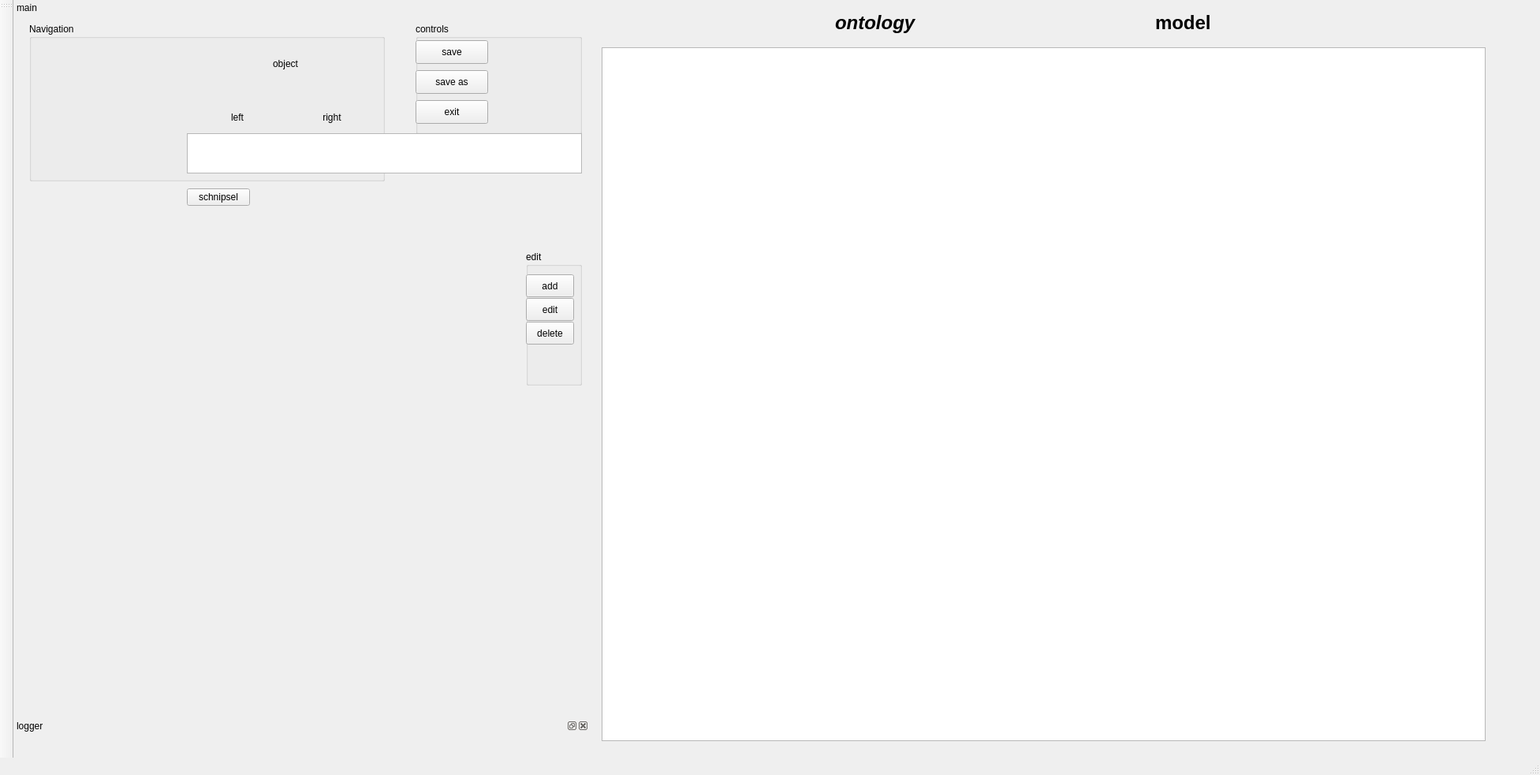
<?xml version="1.0" encoding="UTF-8"?>
<ui version="4.0">
 <class>MainWindow</class>
 <widget class="QMainWindow" name="MainWindow">
  <property name="geometry">
   <rect>
    <x>0</x>
    <y>0</y>
    <width>1953</width>
    <height>983</height>
   </rect>
  </property>
  <property name="sizePolicy">
   <sizepolicy hsizetype="Expanding" vsizetype="Expanding">
    <horstretch>0</horstretch>
    <verstretch>0</verstretch>
   </sizepolicy>
  </property>
  <property name="minimumSize">
   <size>
    <width>100</width>
    <height>0</height>
   </size>
  </property>
  <property name="windowTitle">
   <string>Process Modeller</string>
  </property>
  <property name="dockNestingEnabled">
   <bool>false</bool>
  </property>
  <property name="dockOptions">
   <set>QMainWindow::AllowTabbedDocks|QMainWindow::AnimatedDocks|QMainWindow::ForceTabbedDocks|QMainWindow::VerticalTabs</set>
  </property>
  <widget class="QWidget" name="centralwidget">
   <property name="layoutDirection">
    <enum>Qt::LeftToRight</enum>
   </property>
   <widget class="QWidget" name="layoutWidget">
    <property name="geometry">
     <rect>
      <x>10</x>
      <y>10</y>
      <width>1111</width>
      <height>38</height>
     </rect>
    </property>
    <layout class="QHBoxLayout" name="horizontalLayout">
     <property name="topMargin">
      <number>4</number>
     </property>
     <property name="bottomMargin">
      <number>4</number>
     </property>
     <item>
      <widget class="QLabel" name="labelOntology">
       <property name="sizePolicy">
        <sizepolicy hsizetype="Fixed" vsizetype="Preferred">
         <horstretch>0</horstretch>
         <verstretch>0</verstretch>
        </sizepolicy>
       </property>
       <property name="font">
        <font>
         <pointsize>18</pointsize>
         <weight>75</weight>
         <italic>true</italic>
         <bold>true</bold>
        </font>
       </property>
       <property name="text">
        <string>ontology</string>
       </property>
      </widget>
     </item>
     <item>
      <widget class="QLabel" name="labelModel">
       <property name="sizePolicy">
        <sizepolicy hsizetype="Fixed" vsizetype="Preferred">
         <horstretch>0</horstretch>
         <verstretch>0</verstretch>
        </sizepolicy>
       </property>
       <property name="font">
        <font>
         <pointsize>18</pointsize>
         <weight>75</weight>
         <bold>true</bold>
        </font>
       </property>
       <property name="text">
        <string>model      </string>
       </property>
      </widget>
     </item>
    </layout>
   </widget>
   <widget class="QGraphicsView" name="graphicsView">
    <property name="geometry">
     <rect>
      <x>10</x>
      <y>60</y>
      <width>1121</width>
      <height>880</height>
     </rect>
    </property>
    <property name="minimumSize">
     <size>
      <width>750</width>
      <height>0</height>
     </size>
    </property>
   </widget>
  </widget>
  <widget class="QStatusBar" name="statusbar"/>
  <widget class="QDockWidget" name="dockWidgetMain">
   <property name="sizePolicy">
    <sizepolicy hsizetype="Preferred" vsizetype="Expanding">
     <horstretch>0</horstretch>
     <verstretch>0</verstretch>
    </sizepolicy>
   </property>
   <property name="minimumSize">
    <size>
     <width>730</width>
     <height>346</height>
    </size>
   </property>
   <property name="floating">
    <bool>false</bool>
   </property>
   <property name="features">
    <set>QDockWidget::NoDockWidgetFeatures</set>
   </property>
   <property name="allowedAreas">
    <set>Qt::LeftDockWidgetArea</set>
   </property>
   <property name="windowTitle">
    <string>main</string>
   </property>
   <attribute name="dockWidgetArea">
    <number>1</number>
   </attribute>
   <widget class="QWidget" name="dockWidgetContents">
    <property name="sizePolicy">
     <sizepolicy hsizetype="Fixed" vsizetype="Preferred">
      <horstretch>0</horstretch>
      <verstretch>0</verstretch>
     </sizepolicy>
    </property>
    <property name="minimumSize">
     <size>
      <width>730</width>
      <height>0</height>
     </size>
    </property>
    <widget class="QGroupBox" name="groupBox">
     <property name="geometry">
      <rect>
       <x>20</x>
       <y>10</y>
       <width>451</width>
       <height>201</height>
      </rect>
     </property>
     <property name="title">
      <string>Navigation</string>
     </property>
     <widget class="QWidget" name="formLayoutWidget">
      <property name="geometry">
       <rect>
        <x>0</x>
        <y>40</y>
        <width>141</width>
        <height>151</height>
       </rect>
      </property>
      <layout class="QFormLayout" name="formKeyAutomaton"/>
     </widget>
     <widget class="QWidget" name="layoutWidget">
      <property name="geometry">
       <rect>
        <x>200</x>
        <y>40</y>
        <width>250</width>
        <height>92</height>
       </rect>
      </property>
      <layout class="QVBoxLayout" name="verticalLayout">
       <item>
        <layout class="QHBoxLayout" name="horizontalLayout_5">
         <item>
          <spacer name="horizontalSpacer_3">
           <property name="orientation">
            <enum>Qt::Horizontal</enum>
           </property>
           <property name="sizeHint" stdset="0">
            <size>
             <width>40</width>
             <height>20</height>
            </size>
           </property>
          </spacer>
         </item>
         <item>
          <widget class="QLabel" name="labelObject">
           <property name="sizePolicy">
            <sizepolicy hsizetype="Fixed" vsizetype="Fixed">
             <horstretch>0</horstretch>
             <verstretch>0</verstretch>
            </sizepolicy>
           </property>
           <property name="minimumSize">
            <size>
             <width>120</width>
             <height>20</height>
            </size>
           </property>
           <property name="text">
            <string>object</string>
           </property>
           <property name="alignment">
            <set>Qt::AlignCenter</set>
           </property>
          </widget>
         </item>
         <item>
          <spacer name="horizontalSpacer_4">
           <property name="orientation">
            <enum>Qt::Horizontal</enum>
           </property>
           <property name="sizeHint" stdset="0">
            <size>
             <width>40</width>
             <height>20</height>
            </size>
           </property>
          </spacer>
         </item>
        </layout>
       </item>
       <item>
        <layout class="QHBoxLayout" name="horizontalLayout_3">
         <item>
          <spacer name="horizontalSpacer">
           <property name="orientation">
            <enum>Qt::Horizontal</enum>
           </property>
           <property name="sizeHint" stdset="0">
            <size>
             <width>40</width>
             <height>20</height>
            </size>
           </property>
          </spacer>
         </item>
         <item>
          <widget class="QLabel" name="pixmapCursor">
           <property name="enabled">
            <bool>true</bool>
           </property>
           <property name="sizePolicy">
            <sizepolicy hsizetype="Fixed" vsizetype="Fixed">
             <horstretch>0</horstretch>
             <verstretch>0</verstretch>
            </sizepolicy>
           </property>
           <property name="minimumSize">
            <size>
             <width>32</width>
             <height>32</height>
            </size>
           </property>
           <property name="frameShadow">
            <enum>QFrame::Sunken</enum>
           </property>
           <property name="text">
            <string/>
           </property>
           <property name="textFormat">
            <enum>Qt::PlainText</enum>
           </property>
           <property name="scaledContents">
            <bool>true</bool>
           </property>
           <property name="textInteractionFlags">
            <set>Qt::NoTextInteraction</set>
           </property>
          </widget>
         </item>
         <item>
          <spacer name="horizontalSpacer_2">
           <property name="orientation">
            <enum>Qt::Horizontal</enum>
           </property>
           <property name="sizeHint" stdset="0">
            <size>
             <width>40</width>
             <height>20</height>
            </size>
           </property>
          </spacer>
         </item>
        </layout>
       </item>
       <item>
        <layout class="QHBoxLayout" name="horizontalLayout_2">
         <item>
          <widget class="QLabel" name="labelLeft">
           <property name="sizePolicy">
            <sizepolicy hsizetype="Fixed" vsizetype="Fixed">
             <horstretch>0</horstretch>
             <verstretch>0</verstretch>
            </sizepolicy>
           </property>
           <property name="minimumSize">
            <size>
             <width>100</width>
             <height>20</height>
            </size>
           </property>
           <property name="text">
            <string>left</string>
           </property>
           <property name="alignment">
            <set>Qt::AlignCenter</set>
           </property>
          </widget>
         </item>
         <item>
          <widget class="QLabel" name="labelRight">
           <property name="sizePolicy">
            <sizepolicy hsizetype="Fixed" vsizetype="Fixed">
             <horstretch>0</horstretch>
             <verstretch>0</verstretch>
            </sizepolicy>
           </property>
           <property name="minimumSize">
            <size>
             <width>100</width>
             <height>20</height>
            </size>
           </property>
           <property name="text">
            <string>right</string>
           </property>
           <property name="alignment">
            <set>Qt::AlignCenter</set>
           </property>
          </widget>
         </item>
        </layout>
       </item>
      </layout>
     </widget>
    </widget>
    <widget class="QGroupBox" name="groupBoxMainControl">
     <property name="geometry">
      <rect>
       <x>510</x>
       <y>10</y>
       <width>211</width>
       <height>141</height>
      </rect>
     </property>
     <property name="title">
      <string>controls</string>
     </property>
     <widget class="QWidget" name="verticalLayoutWidget_2">
      <property name="geometry">
       <rect>
        <x>0</x>
        <y>20</y>
        <width>92</width>
        <height>111</height>
       </rect>
      </property>
      <layout class="QVBoxLayout" name="verticalLayout_3">
       <item>
        <widget class="QPushButton" name="pushSave">
         <property name="enabled">
          <bool>true</bool>
         </property>
         <property name="minimumSize">
          <size>
           <width>0</width>
           <height>30</height>
          </size>
         </property>
         <property name="text">
          <string>save</string>
         </property>
        </widget>
       </item>
       <item>
        <widget class="QPushButton" name="pushSaveAs">
         <property name="enabled">
          <bool>true</bool>
         </property>
         <property name="minimumSize">
          <size>
           <width>0</width>
           <height>30</height>
          </size>
         </property>
         <property name="text">
          <string>save as</string>
         </property>
        </widget>
       </item>
       <item>
        <widget class="QPushButton" name="pushExit">
         <property name="minimumSize">
          <size>
           <width>0</width>
           <height>30</height>
          </size>
         </property>
         <property name="text">
          <string>exit</string>
         </property>
        </widget>
       </item>
      </layout>
     </widget>
    </widget>
    <widget class="QWidget" name="layoutWidget_2">
     <property name="geometry">
      <rect>
       <x>220</x>
       <y>220</y>
       <width>501</width>
       <height>31</height>
      </rect>
     </property>
     <layout class="QFormLayout" name="formLayout_3">
      <property name="sizeConstraint">
       <enum>QLayout::SetMinimumSize</enum>
      </property>
      <property name="fieldGrowthPolicy">
       <enum>QFormLayout::AllNonFixedFieldsGrow</enum>
      </property>
      <item row="0" column="0">
       <widget class="QPushButton" name="pushSchnipsel">
        <property name="text">
         <string>schnipsel</string>
        </property>
       </widget>
      </item>
      <item row="0" column="1">
       <widget class="QLabel" name="labelSchnipsel">
        <property name="sizePolicy">
         <sizepolicy hsizetype="Fixed" vsizetype="Preferred">
          <horstretch>0</horstretch>
          <verstretch>0</verstretch>
         </sizepolicy>
        </property>
        <property name="text">
         <string/>
        </property>
       </widget>
      </item>
     </layout>
    </widget>
    <widget class="QWidget" name="widgetInteraction" native="true">
     <property name="geometry">
      <rect>
       <x>0</x>
       <y>280</y>
       <width>721</width>
       <height>641</height>
      </rect>
     </property>
     <widget class="QWidget" name="horizontalLayoutWidget">
      <property name="geometry">
       <rect>
        <x>20</x>
        <y>230</y>
        <width>701</width>
        <height>221</height>
       </rect>
      </property>
      <layout class="QHBoxLayout" name="layoutInteractiveWidgetBottom"/>
     </widget>
     <widget class="QWidget" name="horizontalLayoutWidget_2">
      <property name="geometry">
       <rect>
        <x>20</x>
        <y>10</y>
        <width>211</width>
        <height>221</height>
       </rect>
      </property>
      <layout class="QHBoxLayout" name="layoutInteractiveWidgetTop"/>
     </widget>
     <widget class="QWidget" name="horizontalLayoutWidget_3">
      <property name="geometry">
       <rect>
        <x>240</x>
        <y>10</y>
        <width>401</width>
        <height>221</height>
       </rect>
      </property>
      <layout class="QHBoxLayout" name="layoutNetworks"/>
     </widget>
     <widget class="QGroupBox" name="groupBoxNamedNetworks">
      <property name="geometry">
       <rect>
        <x>650</x>
        <y>19</y>
        <width>71</width>
        <height>171</height>
       </rect>
      </property>
      <property name="title">
       <string>edit</string>
      </property>
      <widget class="QPushButton" name="pushAddNamedNetwork">
       <property name="geometry">
        <rect>
         <x>0</x>
         <y>30</y>
         <width>61</width>
         <height>29</height>
        </rect>
       </property>
       <property name="text">
        <string>add</string>
       </property>
      </widget>
      <widget class="QPushButton" name="pushEditNamedNetwork">
       <property name="geometry">
        <rect>
         <x>0</x>
         <y>60</y>
         <width>61</width>
         <height>29</height>
        </rect>
       </property>
       <property name="text">
        <string>edit</string>
       </property>
      </widget>
      <widget class="QPushButton" name="pushDeleteNamedNetwork">
       <property name="geometry">
        <rect>
         <x>0</x>
         <y>90</y>
         <width>61</width>
         <height>29</height>
        </rect>
       </property>
       <property name="text">
        <string>delete</string>
       </property>
      </widget>
     </widget>
    </widget>
    <widget class="QWidget" name="layoutWidget">
     <property name="geometry">
      <rect>
       <x>20</x>
       <y>220</y>
       <width>171</width>
       <height>31</height>
      </rect>
     </property>
     <layout class="QVBoxLayout" name="layoutEditorPhase"/>
    </widget>
    <widget class="QPlainTextEdit" name="textStatus">
     <property name="geometry">
      <rect>
       <x>220</x>
       <y>150</y>
       <width>501</width>
       <height>51</height>
      </rect>
     </property>
     <property name="palette">
      <palette>
       <active>
        <colorrole role="Text">
         <brush brushstyle="SolidPattern">
          <color alpha="255">
           <red>255</red>
           <green>0</green>
           <blue>0</blue>
          </color>
         </brush>
        </colorrole>
       </active>
       <inactive>
        <colorrole role="Text">
         <brush brushstyle="SolidPattern">
          <color alpha="255">
           <red>255</red>
           <green>0</green>
           <blue>0</blue>
          </color>
         </brush>
        </colorrole>
       </inactive>
       <disabled>
        <colorrole role="Text">
         <brush brushstyle="SolidPattern">
          <color alpha="255">
           <red>166</red>
           <green>162</green>
           <blue>159</blue>
          </color>
         </brush>
        </colorrole>
       </disabled>
      </palette>
     </property>
    </widget>
   </widget>
  </widget>
  <widget class="QToolBar" name="toolBar">
   <property name="orientation">
    <enum>Qt::Vertical</enum>
   </property>
   <attribute name="toolBarArea">
    <enum>LeftToolBarArea</enum>
   </attribute>
   <attribute name="toolBarBreak">
    <bool>false</bool>
   </attribute>
  </widget>
  <widget class="QDockWidget" name="dockWidgetLogger">
   <property name="allowedAreas">
    <set>Qt::LeftDockWidgetArea</set>
   </property>
   <property name="windowTitle">
    <string>logger</string>
   </property>
   <attribute name="dockWidgetArea">
    <number>1</number>
   </attribute>
   <widget class="QWidget" name="dockWidgetContents_2"/>
  </widget>
 </widget>
 <resources/>
 <connections/>
</ui>
